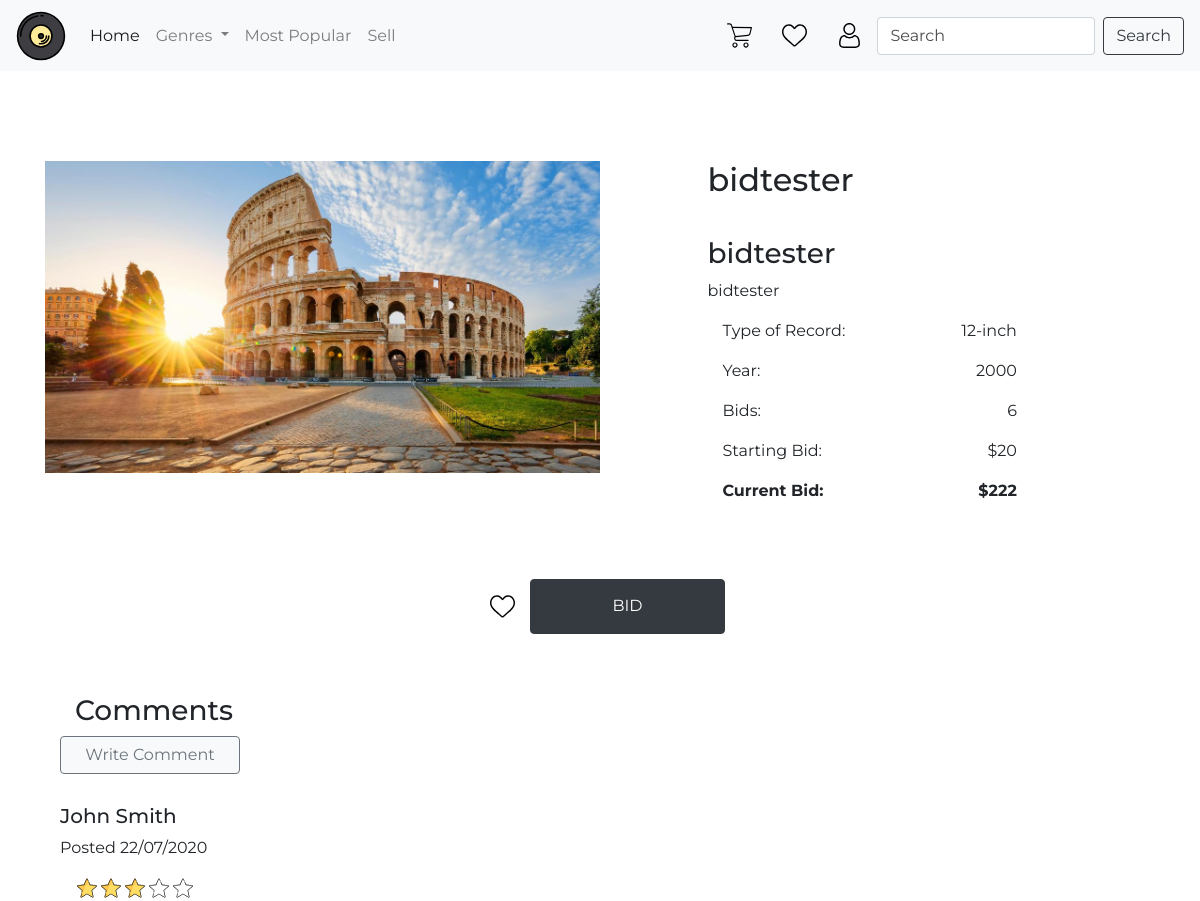
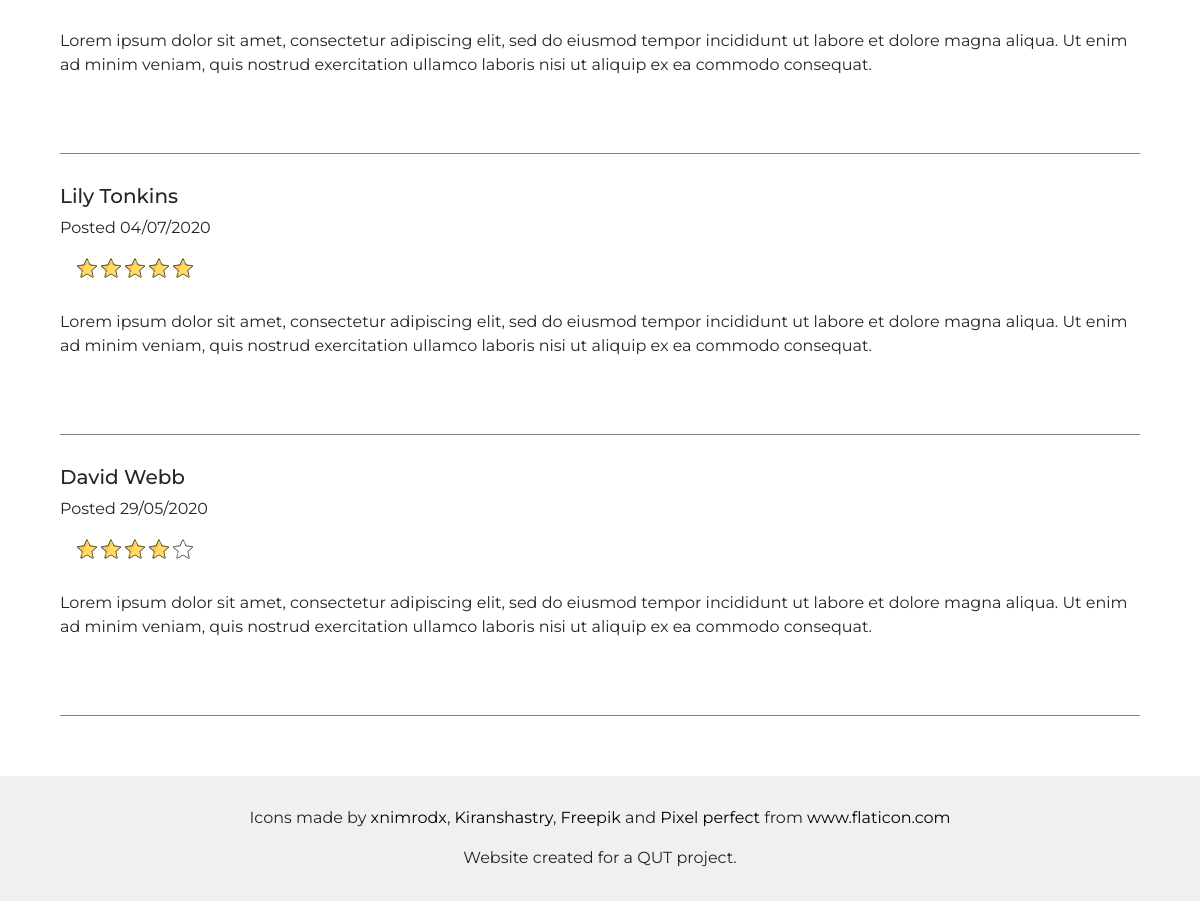
The app's page /item/26 with its own data (2 pictures, top to bottom).
### auction/models.py (models this page shows, shortened)
class Item(db.Model):
    __tablename__ = 'items'
    id = db.Column(db.Integer, primary_key=True)
    name = db.Column(db.String(100), index=True, nullable=False)
    description = db.Column(db.String(200), nullable=False)
    artist = db.Column(db.String(100), index=True, nullable=False)
    genre = db.Column(db.String(80), index=True, nullable=False)
    year = db.Column(db.Integer, nullable=False)
    designation = db.Column(db.String(80), nullable=False)
    image = db.Column(db.String(400), nullable=False)
    starting_value = db.Column(db.Integer, nullable=False)
    current_value = db.Column(db.Integer, nullable=False)
    bid_number = db.Column(db.Integer, nullable=True)
    status = db.Column(db.String(80), index=True, nullable=False)
    user_id = db.Column(db.Integer, db.ForeignKey('users.id'))
    date_posted = db.Column(db.String, nullable=False)
    watchlists = db.relationship('Watchlist', backref='items')
    bids = db.relationship('Bid', backref='items')

### auction/auth.py (the view, shortened to what this page needs)
@bp2.route("/<id>")
def show(id):
    seller = False
    details = Item.query.filter_by(id=id).first()
    if seller:
        details = Item.query.filter_by(id=id).first()
        active_bids = Bid.query.filter_by(id=id).first()
        form = CloseAuctionForm()
        return render_template('seller_details.html', active_bids=active_bids, details=details, form=form)
    else:
        form = BidForm()
        details = Item.query.filter_by(id=id).first()
        return render_template('item_details.html', details=details, form=form)

### auction/forms.py
class BidForm(FlaskForm):
    value = IntegerField("Enter Bid Amount:", validators=[NumberRange(min=20), InputRequired
                                                    ("Please bid higher than the current bid")])
    submit = SubmitField("Bid")

### auction/templates/item_details.html (shortened to what this page needs)
{% extends 'base.html' %}
{% import "bootstrap/wtf.html" as wtf %}
{% block content %}
<div class="row def-padding space-between">
    <div class="col-lg-6 col-xs-12 top-btm-padding">
        <img class="img-fluid" src={{details.image}} alt="Record Image">
    </div>
    <div class="col-lg-5 col-xs-12 col-sm-12 col-md-12">
        <h2 class="top-btm-padding">{{details.name}}</h2>
        <h3>{{details.artist}}</h3>
        <p class="card-text">{{details.description}}</p>
        <div class="space-between col-lg-9 col-md-10 col-sm-12">
            <p>Type of Record: </p>
            <p>{{details.designation}}</p>
        </div>
        <div class="space-between col-lg-9 col-md-10 col-sm-12">
            <p>Year: </p>
            <p>{{details.year}}</p>
        </div>
        <div class="space-between col-lg-9 col-md-10 col-sm-12">
            <p>Bids: </p>
            <p>{{details.bid_number}}</p>
        </div>
        <div class="space-between col-lg-9 col-md-10 col-sm-12">
            <p>Starting Bid: </p>
            <p>${{details.starting_value}}</p>
        </div>
        <div class="space-between col-lg-9 col-md-10 col-sm-12 font-weight-bold">
            <p>Current Bid: </p>
            <p>${{details.current_value}}</p>
        </div>
    </div>
</div>
<div class="col-12 justify-center space-between">
    <a class="backgr-default icon-default" href="watchlist" id="watchlist-nav-link"></a>
    <button type="button" class="btn btn-dark col-lg-2 col-md-2 col-sm-10 col-xs-10" data-toggle="modal"
        data-target="#bidModal">BID</a>
</div>
<div class="col-12  def-padding ">
    <h3 class="col-12">Comments</h3>
    <a href="item_details" data-toggle="modal" data-target="#reviewModal"
        class="btn btn-light btn-outline-secondary col-lg-2 col-md-2 col-sm-10 col-xs-10">Write Comment</a>
    <div class="col-12  btm-border top-btm-padding">
        <div class="row">
            <h5 class="col-lg-12 col-sm-12 col-xs-12 ">John Smith</h5>
            <p class="col-lg- col-sm-12 col-xs-12 ">Posted 22/07/2020</p>
        </div>
        <div class="col-12 d-flex">
            <div class="stars star-filled "></div>
            <div class="stars star-filled"></div>
            <div class="stars star-filled"></div>
            <div class="stars star-outline"></div>
            <div class="stars star-outline"></div>
        </div>
        <p class="col-12 top-btm-padding">Lorem ipsum dolor sit amet, consectetur adipiscing elit, sed do eiusmod tempor
            incididunt ut labore et dolore magna aliqua. Ut enim ad minim veniam, quis nostrud exercitation ullamco
            laboris nisi ut aliquip ex ea commodo consequat.</p>
    </div>
    <div class="col-12  btm-border top-btm-padding">
        <div class="row">
            <h5 class="col-lg-12 col-sm-12 col-xs-12 ">Lily Tonkins</h5>
            <p class="col-lg- col-sm-12 col-xs-12 ">Posted 04/07/2020</p>
        </div>
        <div class="col-12 d-flex">
            <div class="stars star-filled "></div>
            <div class="stars star-filled"></div>
            <div class="stars star-filled"></div>
            <div class="stars star-filled"></div>
            <div class="stars star-filled"></div>
        </div>
        <p class="col-12 top-btm-padding">Lorem ipsum dolor sit amet, consectetur adipiscing elit, sed do eiusmod tempor
            incididunt ut labore et dolore magna aliqua. Ut enim ad minim veniam, quis nostrud exercitation ullamco
            laboris nisi ut aliquip ex ea commodo consequat.</p>
    </div>
    <div class="col-12  btm-border top-btm-padding">
        <div class="row">
            <h5 class="col-lg-12 col-sm-12 col-xs-12 ">David Webb</h5>
            <p class="col-lg- col-sm-12 col-xs-12 ">Posted 29/05/2020</p>
        </div>
        <div class="col-12 d-flex">
            <div class="stars star-filled "></div>
            <div class="stars star-filled"></div>
            <div class="stars star-filled"></div>
            <div class="stars star-filled"></div>
            <div class="stars star-outline"></div>
        </div>
        <p class="col-12 top-btm-padding">Lorem ipsum dolor sit amet, consectetur adipiscing elit, sed do eiusmod tempor
            incididunt ut labore et dolore magna aliqua. Ut enim ad minim veniam, quis nostrud exercitation ullamco
            laboris nisi ut aliquip ex ea commodo consequat.</p>
    </div>
</div>
{% endblock %}

### auction/static/styles/style.css (style rules this page uses)
* { font-family: Montserrat; }
a { color: initial; }
.backgr-default { background-size: 100%; background-repeat: no-repeat; }
.icon-default { width: 25px; height: 25px; margin: 15px; }
.stars { width: 20px; height: 20px; margin: 2px; }
.star-filled { background-image: url("../images/star-filled.svg"); }
.star-outline { background-image: url("../images/star.svg"); }
.def-padding { padding: 60px; }
.top-btm-padding { padding: 30px 0 30px 0; }
.btm-border { border-bottom: 1px solid grey; }
.space-between { display: flex; justify-content: space-between; }
.justify-center { display: flex; justify-content: center; }
#watchlist-nav-link { background-image: url("../images/heart.svg"); }
::placeholder { color: rgba(0,0,0,0.7) !important; opacity: 1; }

### records on screen
Item: image (picture), name "bidtester", artist "bidtester", description "bidtester", designation "12-inch", year "2000", bid_number "6", starting_value "20", current_value "222"
